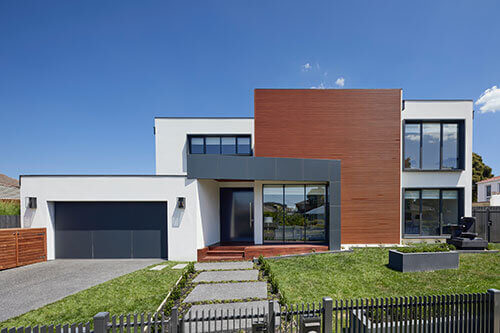
#> input picture Daily Tasks/Task-08-08-2024/images.jpg, 500 x 333 px
$ python task3.py
#> lines starting #> are read from the running program, lines starting #| are printed output that depends on the picture
import cv2
import matplotlib.pyplot as plt


# Load an image
image = cv2.imread('images.jpg')
#> image is the input picture: shape (333, 500, 3); mean B, G, R 134.5, 118.1, 104.5

# Convert the image from BGR (OpenCV format) to RGB (Matplotlib format)
image_rgb = cv2.cvtColor(image, cv2.COLOR_BGR2RGB)

# Apply Gaussian blur to denoise
denoised_image = cv2.GaussianBlur(image_rgb, (11, 11), 0)
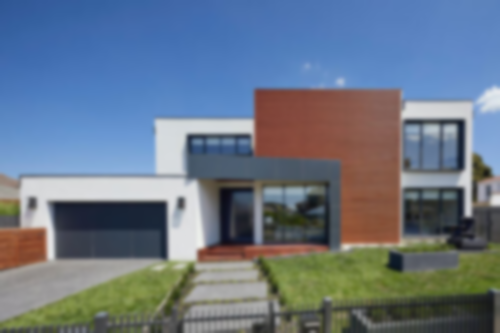
#> denoised_image: shape (333, 500, 3); mean R, G, B 104.5, 118.1, 134.5


# Display the original and resized images
plt.figure(figsize=(10, 5))
plt.subplot(1, 2, 1)
plt.title('Original Image')
plt.imshow(image_rgb)
plt.axis('off')
plt.subplot(1, 2, 2)
plt.title('denoised_image')
plt.imshow(denoised_image)
plt.axis('off')
plt.show()
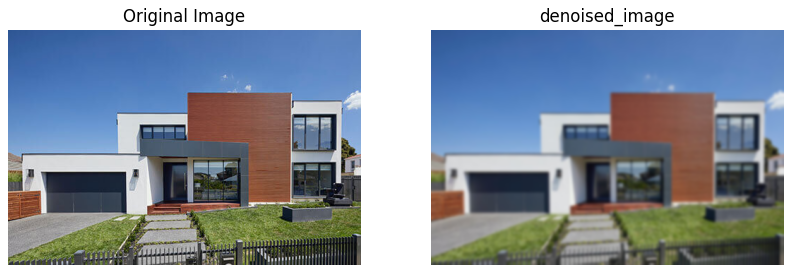
#> figure drawn by matplotlib, 2 panels

# Convert to grayscale
gray_image = cv2.cvtColor(image_rgb, cv2.COLOR_BGR2GRAY)
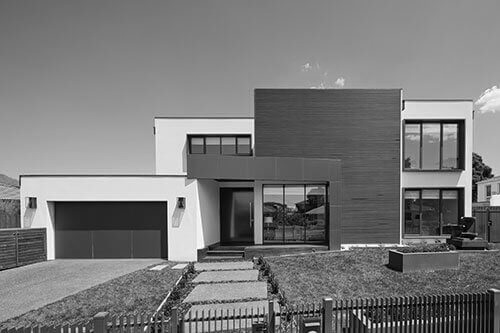
#> gray_image: shape (333, 500); min 0, max 255, mean 121.4

# Apply histogram equalization
equalized_image = cv2.equalizeHist(gray_image)
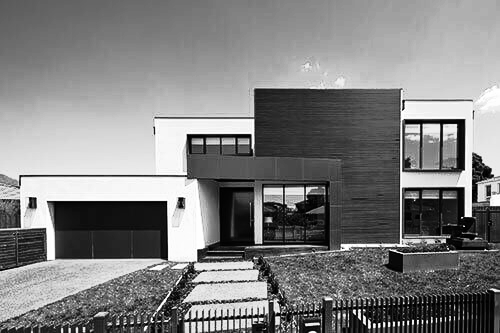
#> equalized_image: shape (333, 500); min 0, max 255, mean 128.3

# Display the original and resized images
plt.figure(figsize=(10, 5))
plt.subplot(1, 2, 1)
plt.title('Gray Image')
plt.imshow(gray_image, cmap="gray")
plt.axis('off')
plt.subplot(1, 2, 2)
plt.title('equalized_image')
plt.imshow(equalized_image, cmap="gray")
plt.axis('off')
plt.show()
